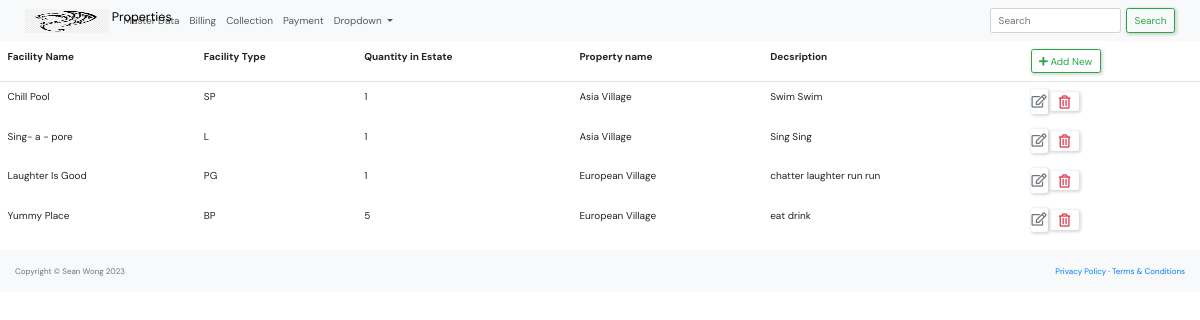
The page /master_data/facility_list/ on the database as committed earlier.
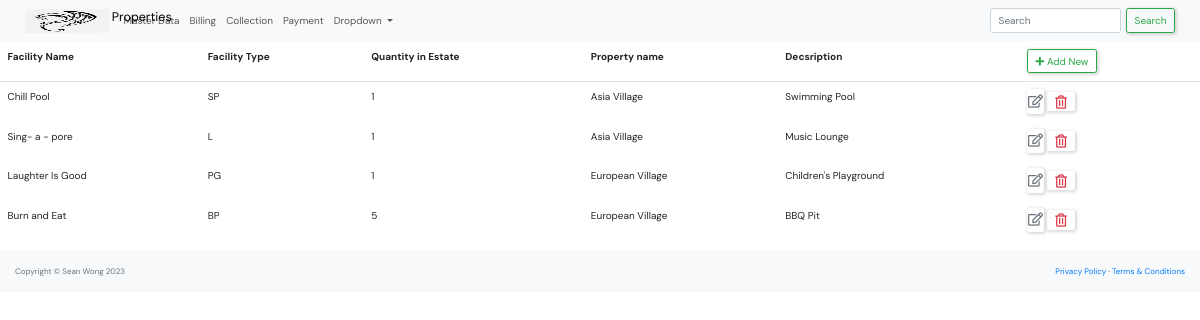
The same page on the database as committed later.
### master_data/models.py (models this page shows, shortened)
class Facility(models.Model):
    property=models.ForeignKey(Property, on_delete=models.CASCADE)
    name=models.CharField(max_length=50)
    type=models.CharField(max_length=50)
    description=models.TextField()

class Property(models.Model):
    PROPERTY_TYPE = [
        ('L', 'Leasehold'),
        ('F', 'Freehold'),
        ('O', 'Others'),
    ]
    CONTRACT_PERIOD =[
        ('1', '1 Year'),
        ('3', '3 Years'),
        ('5', '5 Years'),
    ]
    name = models.CharField(max_length=250)
    type = models.CharField(max_length=1, choices=PROPERTY_TYPE)
    address = models.CharField(max_length=250)
    postal_code = models.CharField(max_length=10)
    phone = models.CharField(max_length=10)
    web = models.URLField()
    email=models.EmailField()
    manager= models.ForeignKey('Manager', null=True, on_delete=models.SET_NULL)
    contract_period=models.CharField(max_length=1, choices=CONTRACT_PERIOD)
    start_date=models.DateField()
    description=models.TextField(null=True, blank=True)
    def __str__(self):
        return self.name

### master_data/views.py (the view)
# urls.py: path('facility_list/',views.facility_list, name='facility-list'),
def facility_list(request):
    context = {'facility_list': Facility.objects.all()}
    return render(request, "master_data/facility_list.html", context)

### master_data/templates/master_data/facility_list.html (shortened to what this page needs)
{% extends "base.html" %}
            {% block content %}
            <table class="table table-borderless">
                <thead class="border-bottom font-weight-bold">
                    <tr>
                        <td>Facility Name</td>
                        <td>Facility Type</td>
                        <td>Quantity in Estate</td>
                        <td>Property name</td>
                        <td>Decsription</td>
                        <td>
                            <a href="{% url 'facility-create' %}" class="btn btn-outline-success">
                                <i class="fas fa-plus"></i> Add New
                            </a>
                        </td>
                    </tr>
                </thead>
                <tbody>
                    {% for facility in facility_list %}
                        <tr>
                            <td>{{facility.name}}</td>
                            <td>{{facility.type}}</td>
                            <td>{{facility.quantity}}</td>
                            <td>{{facility.property}}</td>
                            <td>{{facility.description}}</td>
                            <td>
                                <a href="{% url 'facility-update' facility.id %}" class="btn text-secondary px-0">
                                    <i class="far fa-edit fa-lg"></i>
                                </a>
                                <form action="{% url 'facility-delete' facility.id %}" method="post" class="d-inline">
                                    <button type="submit" class="btn">
                                        <i class="far fa-trash-alt fa-lg text-danger float-right"></i>
                                    </button>
                                </form>
                            </td>
                        </tr>
                    {% endfor %}
                </tbody>
            </table>
            {% endblock content %}

Rows that differ between the two databases and show on the page:
changed Facility "Chill Pool": description "Swim Swim" → "Swimming Pool"
changed Facility "Sing- a - pore": description "Sing Sing" → "Music Lounge"
changed Facility "Laughter Is Good": description "chatter laughter run run" → "Children's Playground"
changed Facility "BP": name "Yummy Place" → "Burn and Eat"; description "eat drink" → "BBQ Pit"
